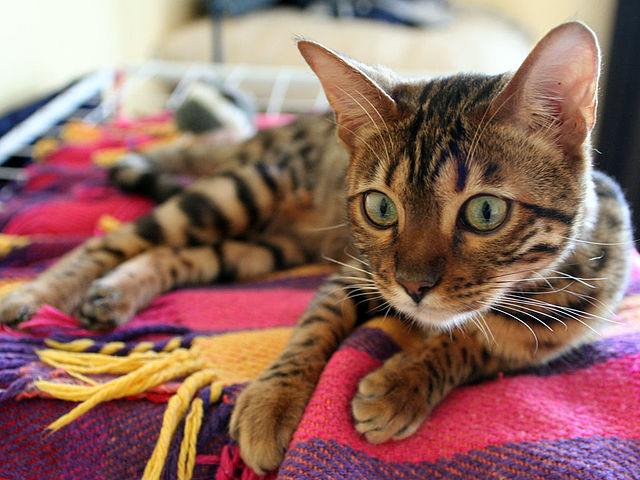
#> input picture images/filters/cat.jpg, 640 x 480 px
$ python enhancing.py
#> lines starting #> are read from the running program, lines starting #| are printed output that depends on the picture
from PIL import Image, ImageEnhance

image = Image.open("filters/cat.jpg")
#> image is the input picture: PIL image 640x480 RGB; mean R, G, B 146.2, 107.5, 99

colorEnhancer = ImageEnhance.Color(image)
colorEnhancer.enhance(0.5).show("Enhanced color with factor 0.5")
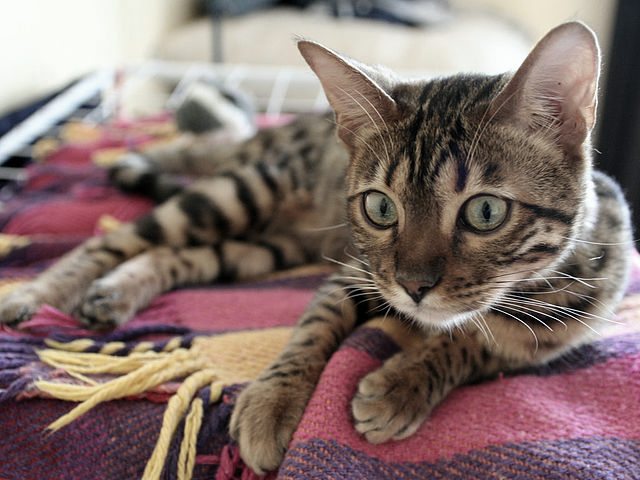
#> shown: PIL image 640x480 RGB; mean R, G, B 131.9, 112.6, 108.3

contrastEnhancer = ImageEnhance.Contrast(image)
contrastEnhancer.enhance(0.5).show("Enhanced contrast with factor 0.5")
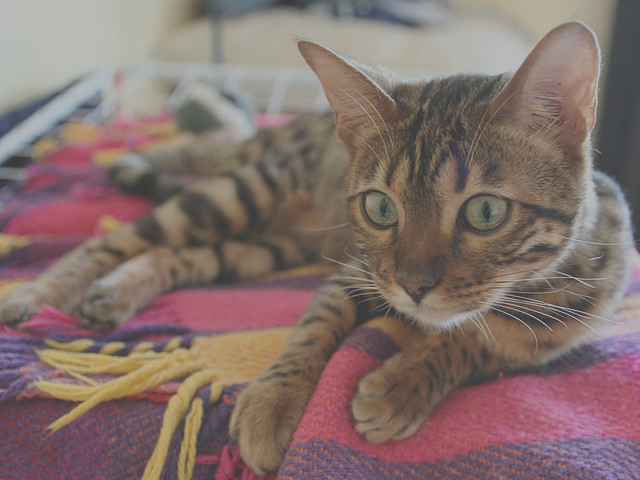
#> shown: PIL image 640x480 RGB; mean R, G, B 131.9, 112.5, 108.3

brightnessEnhancer = ImageEnhance.Brightness(image)
brightnessEnhancer.enhance(0.5).show("Enhanced brightness with factor 0.5")
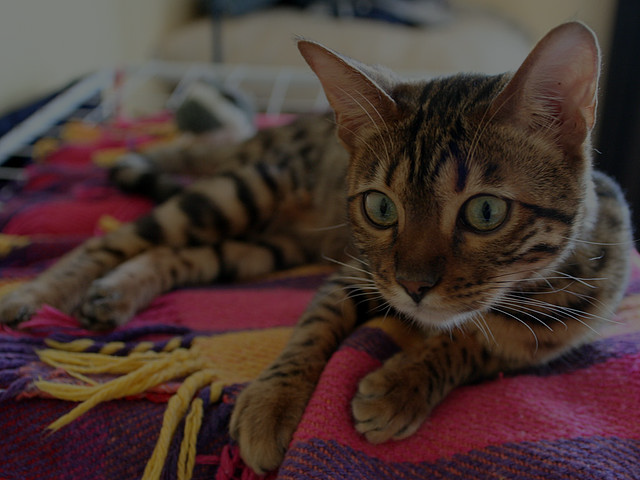
#> shown: PIL image 640x480 RGB; mean R, G, B 72.9, 53.5, 49.3

sharpnessEnhancer = ImageEnhance.Sharpness(image)
sharpnessEnhancer.enhance(0.5).show("Enhanced sharpness with factor 0.5")
